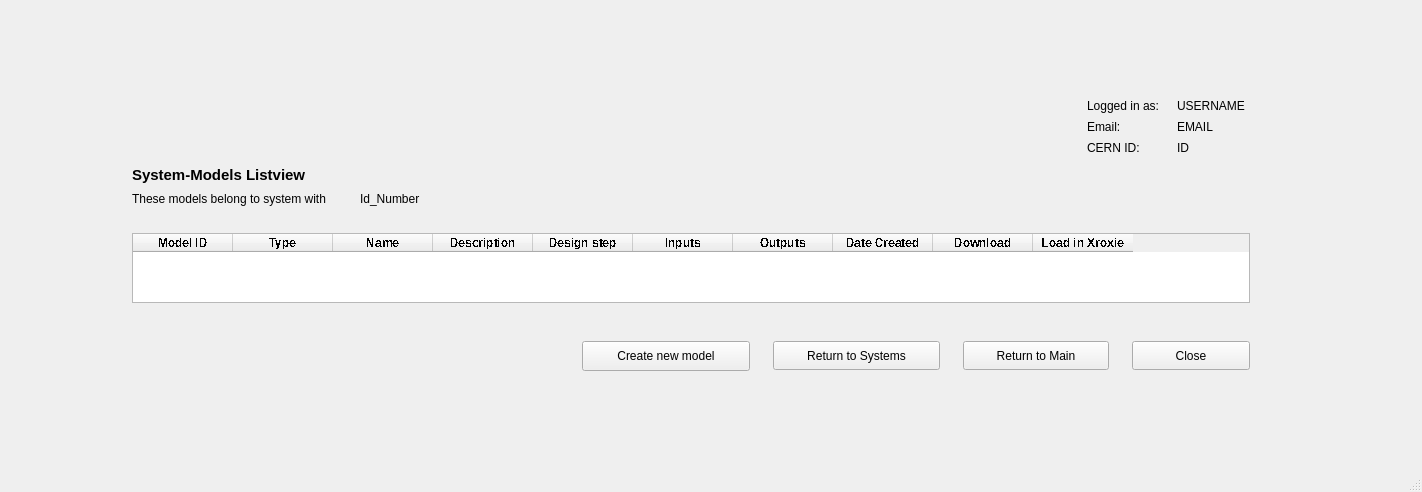
<?xml version="1.0" encoding="UTF-8"?>
<ui version="4.0">
 <class>MainWindow</class>
 <widget class="QMainWindow" name="MainWindow">
  <property name="geometry">
   <rect>
    <x>0</x>
    <y>0</y>
    <width>1422</width>
    <height>492</height>
   </rect>
  </property>
  <property name="windowTitle">
   <string>MainWindow</string>
  </property>
  <widget class="QWidget" name="centralwidget">
   <layout class="QGridLayout" name="gridLayout_2">
    <item row="0" column="1">
     <spacer name="verticalSpacer">
      <property name="orientation">
       <enum>Qt::Vertical</enum>
      </property>
      <property name="sizeType">
       <enum>QSizePolicy::MinimumExpanding</enum>
      </property>
      <property name="sizeHint" stdset="0">
       <size>
        <width>68</width>
        <height>63</height>
       </size>
      </property>
     </spacer>
    </item>
    <item row="1" column="0">
     <spacer name="horizontalSpacer_4">
      <property name="orientation">
       <enum>Qt::Horizontal</enum>
      </property>
      <property name="sizeType">
       <enum>QSizePolicy::MinimumExpanding</enum>
      </property>
      <property name="sizeHint" stdset="0">
       <size>
        <width>110</width>
        <height>21</height>
       </size>
      </property>
     </spacer>
    </item>
    <item row="1" column="1" rowspan="2" colspan="2">
     <layout class="QGridLayout" name="gridLayout">
      <item row="2" column="0">
       <layout class="QGridLayout" name="gridLayout_3">
        <property name="sizeConstraint">
         <enum>QLayout::SetDefaultConstraint</enum>
        </property>
        <property name="leftMargin">
         <number>8</number>
        </property>
        <property name="rightMargin">
         <number>5</number>
        </property>
        <property name="bottomMargin">
         <number>5</number>
        </property>
        <property name="horizontalSpacing">
         <number>17</number>
        </property>
        <property name="verticalSpacing">
         <number>4</number>
        </property>
        <item row="2" column="0">
         <spacer name="horizontalSpacer_6">
          <property name="orientation">
           <enum>Qt::Horizontal</enum>
          </property>
          <property name="sizeType">
           <enum>QSizePolicy::MinimumExpanding</enum>
          </property>
          <property name="sizeHint" stdset="0">
           <size>
            <width>426</width>
            <height>20</height>
           </size>
          </property>
         </spacer>
        </item>
        <item row="3" column="2">
         <widget class="QLabel" name="label_insert_cern_id">
          <property name="text">
           <string>ID</string>
          </property>
         </widget>
        </item>
        <item row="2" column="2">
         <widget class="QLabel" name="label_insert_email">
          <property name="text">
           <string>EMAIL</string>
          </property>
         </widget>
        </item>
        <item row="3" column="1">
         <widget class="QLabel" name="label_cernid">
          <property name="text">
           <string>CERN ID:</string>
          </property>
         </widget>
        </item>
        <item row="2" column="1">
         <widget class="QLabel" name="label_email">
          <property name="text">
           <string>Email:</string>
          </property>
         </widget>
        </item>
        <item row="0" column="2">
         <widget class="QLabel" name="label_insert_user">
          <property name="text">
           <string>USERNAME</string>
          </property>
         </widget>
        </item>
        <item row="0" column="1">
         <widget class="QLabel" name="label_logged">
          <property name="text">
           <string>Logged in as:</string>
          </property>
         </widget>
        </item>
       </layout>
      </item>
      <item row="11" column="0">
       <layout class="QHBoxLayout" name="horizontalLayout">
        <property name="spacing">
         <number>0</number>
        </property>
        <property name="leftMargin">
         <number>0</number>
        </property>
        <item>
         <spacer name="spacer">
          <property name="orientation">
           <enum>Qt::Horizontal</enum>
          </property>
          <property name="sizeHint" stdset="0">
           <size>
            <width>40</width>
            <height>20</height>
           </size>
          </property>
         </spacer>
        </item>
        <item>
         <widget class="QPushButton" name="button_post_model">
          <property name="sizePolicy">
           <sizepolicy hsizetype="Fixed" vsizetype="Fixed">
            <horstretch>0</horstretch>
            <verstretch>0</verstretch>
           </sizepolicy>
          </property>
          <property name="minimumSize">
           <size>
            <width>168</width>
            <height>30</height>
           </size>
          </property>
          <property name="text">
           <string>Create new model</string>
          </property>
          <property name="icon">
           <iconset>
            <normaloff>../assets/icons/file-plus.svg</normaloff>../assets/icons/file-plus.svg</iconset>
          </property>
         </widget>
        </item>
        <item>
         <spacer name="horizontalSpacer">
          <property name="orientation">
           <enum>Qt::Horizontal</enum>
          </property>
          <property name="sizeType">
           <enum>QSizePolicy::Fixed</enum>
          </property>
          <property name="sizeHint" stdset="0">
           <size>
            <width>23</width>
            <height>20</height>
           </size>
          </property>
         </spacer>
        </item>
        <item>
         <widget class="QPushButton" name="button_return_systems">
          <property name="sizePolicy">
           <sizepolicy hsizetype="Fixed" vsizetype="Fixed">
            <horstretch>0</horstretch>
            <verstretch>0</verstretch>
           </sizepolicy>
          </property>
          <property name="minimumSize">
           <size>
            <width>167</width>
            <height>29</height>
           </size>
          </property>
          <property name="maximumSize">
           <size>
            <width>16777215</width>
            <height>16777215</height>
           </size>
          </property>
          <property name="text">
           <string>Return to Systems</string>
          </property>
          <property name="icon">
           <iconset>
            <normaloff>../assets/icons/corner-down-left.svg</normaloff>../assets/icons/corner-down-left.svg</iconset>
          </property>
         </widget>
        </item>
        <item>
         <spacer name="horizontalSpacer_2">
          <property name="orientation">
           <enum>Qt::Horizontal</enum>
          </property>
          <property name="sizeType">
           <enum>QSizePolicy::Fixed</enum>
          </property>
          <property name="sizeHint" stdset="0">
           <size>
            <width>23</width>
            <height>20</height>
           </size>
          </property>
         </spacer>
        </item>
        <item>
         <widget class="QPushButton" name="button_return_main">
          <property name="enabled">
           <bool>true</bool>
          </property>
          <property name="sizePolicy">
           <sizepolicy hsizetype="Fixed" vsizetype="Fixed">
            <horstretch>0</horstretch>
            <verstretch>0</verstretch>
           </sizepolicy>
          </property>
          <property name="minimumSize">
           <size>
            <width>146</width>
            <height>29</height>
           </size>
          </property>
          <property name="maximumSize">
           <size>
            <width>16777215</width>
            <height>16777215</height>
           </size>
          </property>
          <property name="text">
           <string>Return to Main</string>
          </property>
          <property name="icon">
           <iconset>
            <normaloff>../assets/icons/corner-down-left.svg</normaloff>../assets/icons/corner-down-left.svg</iconset>
          </property>
         </widget>
        </item>
        <item>
         <spacer name="horizontalSpacer_7">
          <property name="orientation">
           <enum>Qt::Horizontal</enum>
          </property>
          <property name="sizeType">
           <enum>QSizePolicy::Fixed</enum>
          </property>
          <property name="sizeHint" stdset="0">
           <size>
            <width>23</width>
            <height>20</height>
           </size>
          </property>
         </spacer>
        </item>
        <item>
         <widget class="QPushButton" name="button_close">
          <property name="sizePolicy">
           <sizepolicy hsizetype="Fixed" vsizetype="Fixed">
            <horstretch>0</horstretch>
            <verstretch>0</verstretch>
           </sizepolicy>
          </property>
          <property name="minimumSize">
           <size>
            <width>118</width>
            <height>29</height>
           </size>
          </property>
          <property name="maximumSize">
           <size>
            <width>16777215</width>
            <height>16777215</height>
           </size>
          </property>
          <property name="text">
           <string>Close</string>
          </property>
          <property name="icon">
           <iconset>
            <normaloff>../assets/icons/x-circle.svg</normaloff>../assets/icons/x-circle.svg</iconset>
          </property>
         </widget>
        </item>
        <item>
         <spacer name="horizontalSpacer_5">
          <property name="orientation">
           <enum>Qt::Horizontal</enum>
          </property>
          <property name="sizeType">
           <enum>QSizePolicy::Fixed</enum>
          </property>
          <property name="sizeHint" stdset="0">
           <size>
            <width>0</width>
            <height>4</height>
           </size>
          </property>
         </spacer>
        </item>
       </layout>
      </item>
      <item row="6" column="0">
       <layout class="QHBoxLayout" name="horizontalLayout_2">
        <item>
         <widget class="QLabel" name="label_descr_ID">
          <property name="text">
           <string>These models belong to system with</string>
          </property>
         </widget>
        </item>
        <item>
         <widget class="QLabel" name="label_ID">
          <property name="text">
           <string>Id_Number</string>
          </property>
         </widget>
        </item>
        <item>
         <spacer name="horizontalSpacer_9">
          <property name="orientation">
           <enum>Qt::Horizontal</enum>
          </property>
          <property name="sizeType">
           <enum>QSizePolicy::Fixed</enum>
          </property>
          <property name="sizeHint" stdset="0">
           <size>
            <width>669</width>
            <height>17</height>
           </size>
          </property>
         </spacer>
        </item>
       </layout>
      </item>
      <item row="4" column="0">
       <widget class="QLabel" name="label">
        <property name="text">
         <string>&lt;html&gt;&lt;head/&gt;&lt;body&gt;&lt;p&gt;&lt;span style=&quot; font-size:11pt; font-weight:600;&quot;&gt;System-Models Listview&lt;/span&gt;&lt;/p&gt;&lt;/body&gt;&lt;/html&gt;</string>
        </property>
       </widget>
      </item>
      <item row="10" column="0">
       <spacer name="verticalSpacer_3">
        <property name="orientation">
         <enum>Qt::Vertical</enum>
        </property>
        <property name="sizeType">
         <enum>QSizePolicy::Fixed</enum>
        </property>
        <property name="sizeHint" stdset="0">
         <size>
          <width>31</width>
          <height>32</height>
         </size>
        </property>
       </spacer>
      </item>
      <item row="8" column="1">
       <spacer name="horizontalSpacer_8">
        <property name="orientation">
         <enum>Qt::Horizontal</enum>
        </property>
        <property name="sizeType">
         <enum>QSizePolicy::Minimum</enum>
        </property>
        <property name="sizeHint" stdset="0">
         <size>
          <width>40</width>
          <height>20</height>
         </size>
        </property>
       </spacer>
      </item>
      <item row="9" column="0">
       <widget class="QTableWidget" name="tableModels">
        <property name="sizePolicy">
         <sizepolicy hsizetype="Maximum" vsizetype="Maximum">
          <horstretch>0</horstretch>
          <verstretch>1</verstretch>
         </sizepolicy>
        </property>
        <property name="minimumSize">
         <size>
          <width>1118</width>
          <height>68</height>
         </size>
        </property>
        <property name="maximumSize">
         <size>
          <width>16777213</width>
          <height>16777215</height>
         </size>
        </property>
        <property name="font">
         <font>
          <weight>75</weight>
          <italic>false</italic>
          <bold>true</bold>
          <stylestrategy>NoAntialias</stylestrategy>
         </font>
        </property>
        <property name="cursor" stdset="0">
         <cursorShape>ArrowCursor</cursorShape>
        </property>
        <property name="mouseTracking">
         <bool>true</bool>
        </property>
        <property name="focusPolicy">
         <enum>Qt::StrongFocus</enum>
        </property>
        <property name="sizeAdjustPolicy">
         <enum>QAbstractScrollArea::AdjustToContentsOnFirstShow</enum>
        </property>
        <property name="dragEnabled">
         <bool>true</bool>
        </property>
        <property name="sortingEnabled">
         <bool>true</bool>
        </property>
        <column>
         <property name="text">
          <string>Model ID</string>
         </property>
        </column>
        <column>
         <property name="text">
          <string>Type</string>
         </property>
         <property name="textAlignment">
          <set>AlignCenter</set>
         </property>
        </column>
        <column>
         <property name="text">
          <string>Name</string>
         </property>
        </column>
        <column>
         <property name="text">
          <string>Description</string>
         </property>
        </column>
        <column>
         <property name="text">
          <string>Design step</string>
         </property>
        </column>
        <column>
         <property name="text">
          <string>Inputs</string>
         </property>
        </column>
        <column>
         <property name="text">
          <string>Outputs</string>
         </property>
        </column>
        <column>
         <property name="text">
          <string>Date Created</string>
         </property>
        </column>
        <column>
         <property name="text">
          <string>Download</string>
         </property>
        </column>
        <column>
         <property name="text">
          <string>Load in Xroxie</string>
         </property>
         <property name="font">
          <font>
           <weight>75</weight>
           <bold>true</bold>
          </font>
         </property>
         <property name="textAlignment">
          <set>AlignCenter</set>
         </property>
         <property name="foreground">
          <brush brushstyle="NoBrush">
           <color alpha="255">
            <red>0</red>
            <green>0</green>
            <blue>0</blue>
           </color>
          </brush>
         </property>
        </column>
       </widget>
      </item>
     </layout>
    </item>
    <item row="2" column="3">
     <spacer name="horizontalSpacer_3">
      <property name="orientation">
       <enum>Qt::Horizontal</enum>
      </property>
      <property name="sizeType">
       <enum>QSizePolicy::MinimumExpanding</enum>
      </property>
      <property name="sizeHint" stdset="0">
       <size>
        <width>110</width>
        <height>21</height>
       </size>
      </property>
     </spacer>
    </item>
    <item row="3" column="2">
     <spacer name="verticalSpacer_2">
      <property name="orientation">
       <enum>Qt::Vertical</enum>
      </property>
      <property name="sizeType">
       <enum>QSizePolicy::MinimumExpanding</enum>
      </property>
      <property name="sizeHint" stdset="0">
       <size>
        <width>68</width>
        <height>62</height>
       </size>
      </property>
     </spacer>
    </item>
   </layout>
  </widget>
  <widget class="QMenuBar" name="menubar">
   <property name="geometry">
    <rect>
     <x>0</x>
     <y>0</y>
     <width>1422</width>
     <height>21</height>
    </rect>
   </property>
  </widget>
  <widget class="QStatusBar" name="statusbar"/>
 </widget>
 <resources/>
 <connections/>
</ui>
